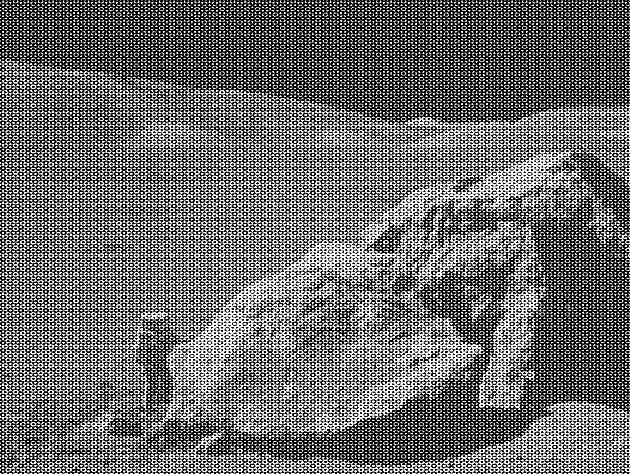
#> input picture a2/moonlanding.png, 630 x 474 px
$ python fft.py moonlanding.png
#> lines starting #> are read from the running program, lines starting #| are printed output that depends on the picture
"""
ECSE 316 Assignment 2 Fast Fourier Transform and Applications
Group 46
Theodore Peters (260919785)
Matteo Nunez (260785867)
"""

import cv2
import cmath
from math import pi, log, ceil
import numpy as np
import getopt
import sys
import matplotlib.pyplot as plt
from matplotlib.colors import LogNorm
import timeit

"""
Column-wise DFT: on a vector, behaves like a 1D DFT, on a matrix applies a DFT to each column
"""
def dft_col(x):
    l = x.shape[0]
    coeffs = np.array([[cmath.exp(-2*pi*n*k*1j/l) for n in range(0, l)] for k in range(0, l)])
    return np.matmul(coeffs, x)

"""
Row-wise DFT: on a row matrix, behaves like a 1D DFT, on a matrix applies a DFT to each row
"""
def dft_row(x):
    l = x.shape[1]
    coeffs = np.array([[cmath.exp(-2*pi*n*k*1j/l) for n in range(0, l)] for k in range(0, l)])
    return np.matmul(x, coeffs)

"""
DFT on a python list, numpy array, or numpy matrix of any size. will return a numpy array if a list is passed as argument
"""
def dft(x):
    if isinstance(x, list):
        x = np.array(x)
    if x.shape[0] > 1:
        x = dft_col(x)
    if len(x.shape) > 1 and x.shape[1] > 1:
        x = dft_row(x)
    return x

"""
FFT Cooley tukey implementation of column-wise dft
"""
def ctdft_col(x):
    l = x.shape[0]
    if l % 2 != 0:
        return dft_col(x)
    evens = ctdft_col(x[0:l:2])
    odds = ctdft_col(x[1:l:2])
    result = np.empty((l, x.shape[1]), dtype = 'complex_')
    for k in range(0, l//2): # because cis(theta) is periodic, k+N/2 is cis(theta+pi), so even component is the same and odd component is negated
        odd = odds[k] * cmath.exp(-2*pi*k*1j/l)
        result[k] = evens[k] + odd
        result[k+l//2] = evens[k] - odd
    return result

"""
FFT Cooley tukey implementation of row-wise dft
"""
def ctdft_row(x):
    l = x.shape[1]
    if l % 2 != 0:
        return dft_row(x)
    evens = ctdft_row(x[:,0:l:2])
    odds = ctdft_row(x[:,1:l:2])
    result = np.empty((x.shape[0], l), dtype = 'complex_')
    for k in range(0, l//2):
        odd = odds[:,k] * cmath.exp(-2*pi*k*1j/l)
        result[:,k] = evens[:,k] + odd
        result[:,k+l//2] = evens[:,k] - odd
    return result

"""
FFT Cooley tukey implementation mirroring the naive implementation, but calling cooley tukey fxns
"""
def ctdft(x):
    if isinstance(x, list):
        x = np.array(x)
    if x.shape[0] > 1:
        x = ctdft_col(x)
    if len(x.shape) > 1 and x.shape[1] > 1:
        x = ctdft_row(x)
    return x

"""
Inverse FFT Cooley tukey :
inverts a fourier transform
rather than reimplementing the entire function for 1D/2D cases,
this negates the imaginary coordinates on the input and output of DFT,
which has the same result as preforming the IDFT with its negated powers,
then divides each result by N
"""
def ictdft(x):
    if isinstance(x, list):
        x = np.array(x)
    f = lambda c: c.real - c.imag*1j
    result = ctdft(f(x))
    return f(result)/x.size

"""
displays an image on the given plot as normalized values on a logarithmic scale.
if a size is given, can resize the image as well
"""
def show_normalized(plt, img, size = None):
    img = abs(img)
    if size != None:
        img = cv2.resize(img, size)
    plot = plt.imshow(img, norm=LogNorm(img.min(), img.max()), cmap="gray")
    # fig.colorbar(plot, ax=plt)

"""
denoises the image by zero-ing the highest frequencies in a cross pattern
eg.
.00.
0000
0000
.00.
would be the result on a 4x4 image with amt = 0.5;
amt dictates the fraction of image width & height zero'd by the cross pattern
the percent of remaining non-zeroes will be the aprox. fraction (1-amt)^2 of coefficients
"""
def denoise(img, amt):
    c,r = img.shape
    dc = round(c/2*amt)
    dr = round(r/2*amt)
    num_zeros = 2*dc*r + 2*dr*c - 4*dr*dc
    print(f"Using {img.size-num_zeros} non-zeroes; {round((img.size-num_zeros)*100/img.size, 3)}% of original fourier coefficients")
    img[c//2-dc:c//2+dc,:] = np.zeros((dc*2, r), dtype = 'complex_')
    img[:,r//2-dr:r//2+dr] = np.zeros((c, dr*2), dtype = 'complex_')
    return img

if __name__ == "__main__":
    (opts, args) = getopt.getopt(sys.argv[1:], "i:m:")
    imgfile = "moonlanding.png"
    mode = 1
    for (o, v) in opts:
        if o == "-m":
            assert v.isdigit(), f"Mode must be an integer"
            v = int(v)
            assert v in range(1, 5), f"Mode should be 1, 2, 3, or 4"
            mode = v
        if o == "-i":
            imgfile = v
    img = cv2.imread(imgfile, cv2.IMREAD_GRAYSCALE)/256
#> img: shape (474, 630) float64; min 0, max 0.996, mean 0.422
    orig_size = img.shape[1], img.shape[0] # the image dimensions from what matplotlib & opencv used are in the oppossite order as what numpy treats the matrix dimensions
#> orig_size = (630, 474)
    size =  2**ceil(log(img.shape[1], 2)), 2**ceil(log(img.shape[0], 2)) # power of 2 image dimensions
#> size = (1024, 512)

    img_scaled = cv2.resize(img, size) # scale to power of 2s to allow FDFT
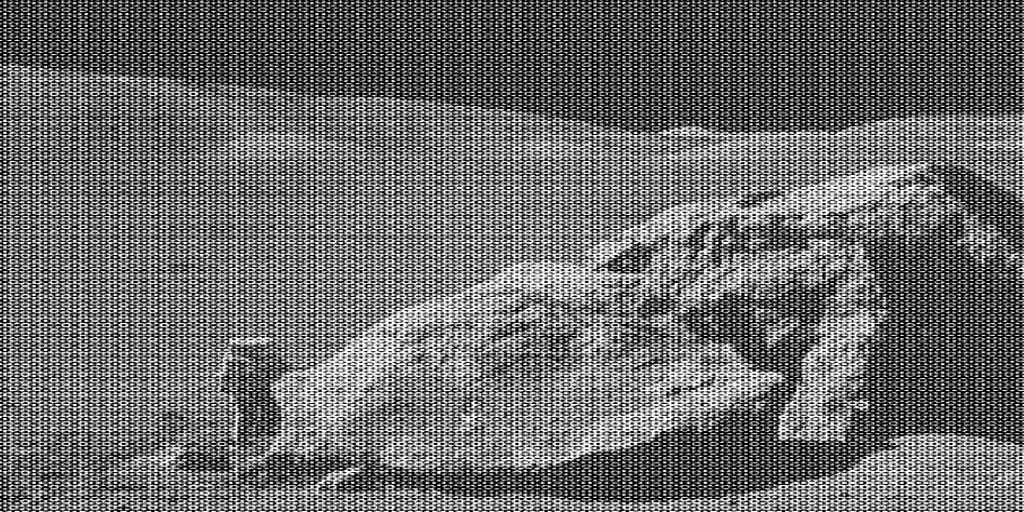
#> img_scaled: shape (512, 1024) float64; min 0, max 0.996, mean 0.422

    if mode == 1:
        fig, (plt_orig, plt_dft, plt_np_fft) = plt.subplots(1, 3)
        fig.suptitle("Mode 1: Log scaled |DFT|")
        plt_orig.set_title("Original")
        plt_dft.set_title("FFT Transform")
        plt_np_fft.set_title("Built-in np.fft.fft2")
        img_dft = ctdft(img_scaled)
        img_np_fft = np.fft.fft2(img_scaled)
        plt_orig.imshow(img, cmap="gray") # this is using the power 2 scaled image to display because that is what is being used to fetch the DFT values
        show_normalized(plt_dft, img_dft, orig_size) # again, don't scale image back to original ratio, show most accurate DFT display
        show_normalized(plt_np_fft, img_np_fft, orig_size)

    elif mode == 2:
        denoise_amount = 0.86 # amount to denoise image by (see denoise function)
        compress_amount = 0.992 # amount to compress image by

        fig, (plt_orig, plt_denoise, plt_compress) = plt.subplots(1, 3)
        fig.suptitle("Mode 2: Denoising")
        plt_orig.set_title("Original")
        plt_denoise.set_title(f"Denoised ({denoise_amount*100}% cut off)")
        plt_compress.set_title(f"Denoised ({compress_amount*100}% compressed)")

        # Original
        plt_orig.imshow(img, cmap="gray")

        # Cutoff method
        img_dft = denoise(ctdft(img_scaled), denoise_amount)
        img_denoise = cv2.resize(abs(ictdft(img_dft)), orig_size) # resize back image to preserve ratio with original
        plt_denoise.imshow(img_denoise, cmap="gray")

        # Compression method
        img_dft = ctdft(img_scaled)
        threshs = abs(img_dft).flatten()
        threshs.sort() # sort the values by magnitude to allow retrieving the nth percentile threshhold
        ti = round(compress_amount*threshs.size) # the threshhold index comes from the compression amount as a fraction of all the possible sorted values; any higher values will be kept
        thresh = threshs[ti]
        print(f"Magnitude threshhold with {threshs.size - ti} non-zeroes; {round(100*(threshs.size - ti)/threshs.size, 3)}% of fourier coefficients remain")
        f = np.vectorize(lambda c: c if abs(c)>=thresh else 0) # zero values who's magnitude is below threshhold
        img_dft = f(img_dft)
        img_comp = cv2.resize(abs(ictdft(img_dft)), orig_size) # resize back image to preserve ratio with original
        plt_compress.imshow(img_comp, cmap="gray")

    elif mode == 3:
        compress_amounts = ((0, 0.5, 0.75), (0.9, 0.99, 0.999)) # compression ratios for each image, in reading order. note actual compression amounts may vary somewhat with inexact numbers of pixels to represent

        fig, plts = plt.subplots(2, 3)
        fig.suptitle("Mode 3: Compression")
        img_dft = ctdft(img_scaled)
        threshs = abs(img_dft).flatten()
        threshs.sort() # sort the values by magnitude to allow retrieving the nth percentile threshhold
        for i in (0,1):
            for j in (0,1,2):
                if i==0 and j==0: # the first compression amount will always be ignored, just print original image
                    print(f"Original image: {threshs.size} non-zeroes")
                    plts[i][j].imshow(img, cmap="gray")
                    plts[i][j].set_title("Original")
                    continue
                ti = round(compress_amounts[i][j]*threshs.size) # the threshhold index comes from the compression amount as a fraction of all the possible sorted values; any higher values will be kept
                thresh = threshs[ti]
                print(f"Magnitude threshhold with {threshs.size - ti} non-zeroes; {round(100*(threshs.size - ti)/threshs.size, 3)}% of fourier coefficients remain")
                f = np.vectorize(lambda c: c if abs(c)>=thresh else 0) # zero values who's magnitude is below threshhold
                img_dft = f(img_dft)
                img_comp = cv2.resize(abs(ictdft(img_dft)), orig_size) # resize back image to preserve ratio with original
                plts[i][j].imshow(img_comp, cmap="gray")
                plts[i][j].set_title(f"{compress_amounts[i][j]*100}% Compression")

    elif mode == 4:
        rng = np.random.default_rng()
        sizes = [2**p for p in range(5, 11)] # matrix sizes to test algorithms on. should be powers of 2 to accurately portray CTDFT runtime
        dft_avg = []
        dft_dev = []
        ctdft_avg = []
        ctdft_dev = []
        for s in sizes:
            dft_runs = []
            ctdft_runs = []
            print(f"Matrix Size {s}x{s}") # progress output so program doesn't appear to hang
            for t in range(0,10):
                # print(f"\tRun {t+1}") # progress output so program doesn't appear to hang
                a = rng.random((s, s))
                start = timeit.default_timer()
                dft(a)
                stop = timeit.default_timer()
                dft_runs.append(stop - start)

                start = timeit.default_timer()
                ctdft(a)
                stop = timeit.default_timer()
                ctdft_runs.append(stop - start)
            dft_avg.append(sum(dft_runs)/10)
            dft_dev.append(2*np.std(dft_runs))
            ctdft_avg.append(sum(ctdft_runs)/10)
            ctdft_dev.append(2*np.std(ctdft_runs))
            print(f"DFT Average: {round(dft_avg[-1], 6)} \t\tDFT Stand. dev.: {round(dft_dev[-1], 6)}")
            print(f"CTDFT Average: {round(ctdft_avg[-1], 6)} \tCTDFT Stand. dev.: {round(ctdft_dev[-1], 6)}")
            print("")
        plt.errorbar(sizes, dft_avg, dft_dev, ecolor='k', label="Naive DFT")
        plt.errorbar(sizes, ctdft_avg, ctdft_dev, ecolor='k', label="Cooley Tukey DFT")
        plt.legend()
        plt.xlabel("Problem Size (matrix dimension) (NxN)")
        plt.ylabel("Average Runtime (s)")
        plt.suptitle("Mode 4: Runtime over Problem Size for Naive DFT & Cooley Tukey DFT algorithms")

    plt.show()
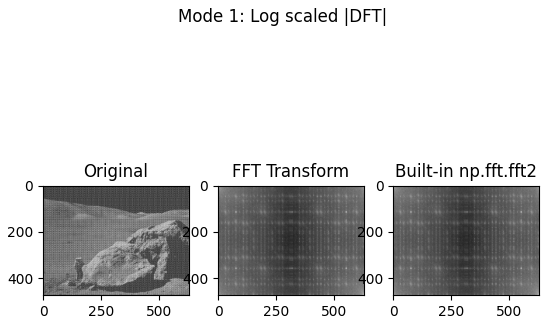
#> figure drawn by matplotlib, 3 panels
